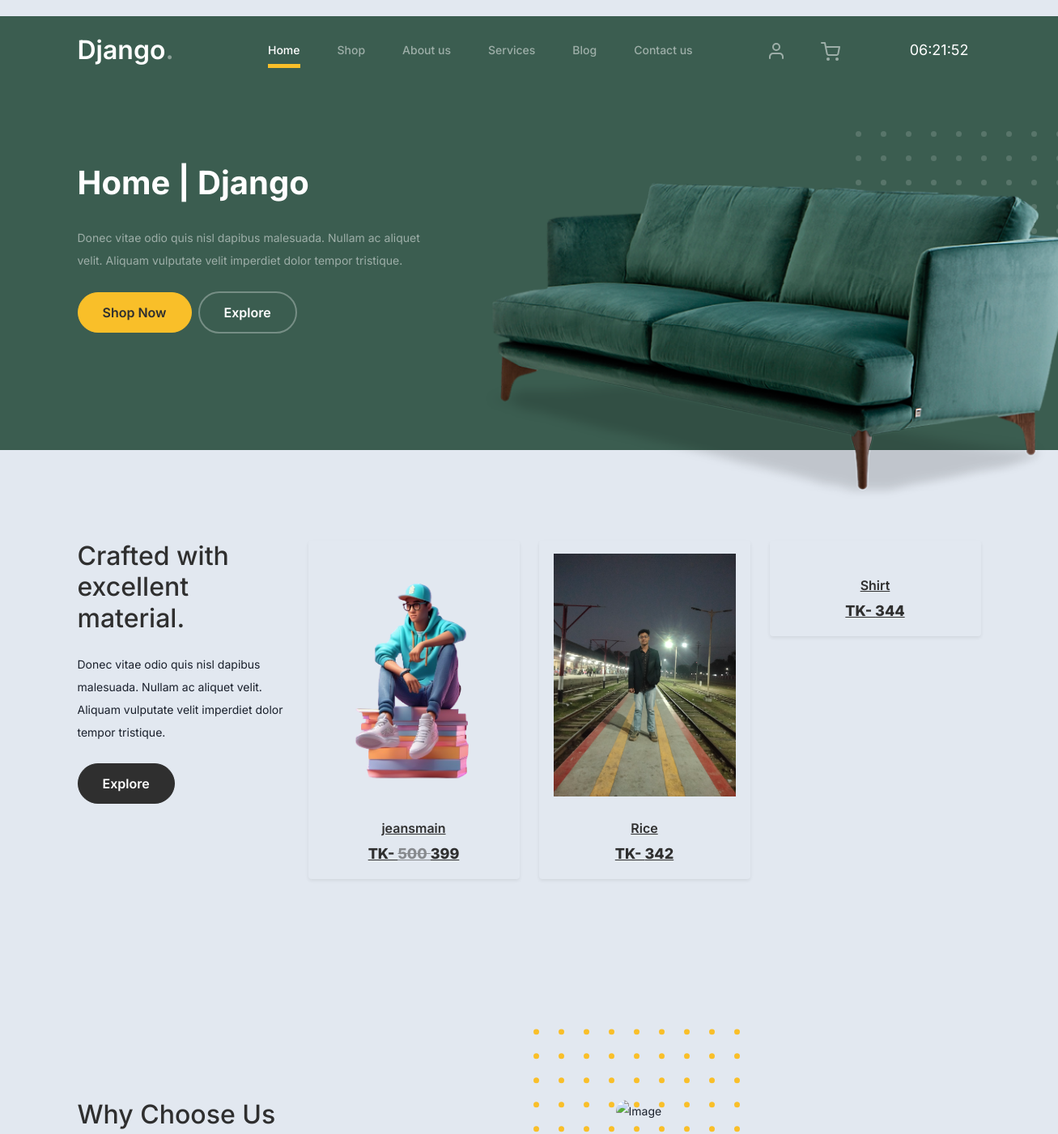
The app's page / (upper part), older data.
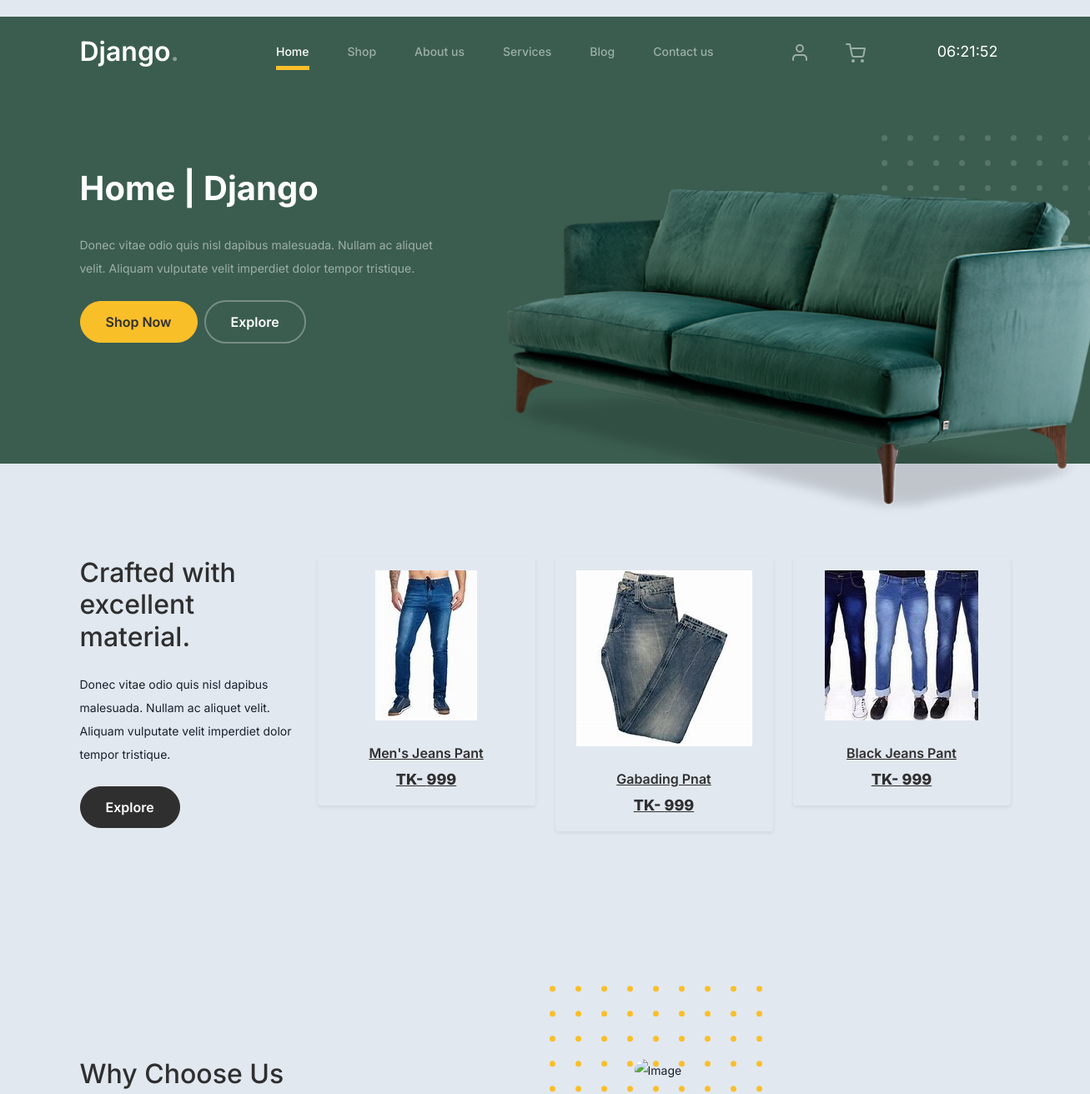
The same page, newer data.
### product/models.py (models this page shows, shortened)
class Products(BaseModel):
    product_name = models.CharField(max_length=100)
    product_category = models.ForeignKey(Category, on_delete=models.CASCADE, related_name='products')
    product_price = models.IntegerField()
    product_description = models.TextField()
    slug = models.SlugField(unique=True, null=True, blank=True)
    color_variant = models.ManyToManyField(ColorVariants, blank=True)
    size_variant = models.ManyToManyField(SizeVariants, blank=True)
    product_manual_discount = models.IntegerField(default=0, blank=True, null=True)
    discount_price = models.IntegerField(null=True, blank=True)

class ProductImage(BaseModel):
    product = models.ForeignKey(Products, on_delete=models.CASCADE, related_name='product_images')
    images = models.ImageField(upload_to='Products')

### home/views.py (the view)
# urls.py: path('', include('home.urls')),
def home(request):
    products = Products.objects.all().order_by('-create_at')[:3]  # Retrieve the last three products based on their creation timestamps
    page = 'Home | Django'
    context = {
        'page': page,
        'products': products
    }
    return render(request, 'home/home.html', context)

### templates/home/home.html (shortened to what this page needs)
{% extends "base/base.html" %}
{% load static %}
{% block start %}
<div class="product-section">
    <div class="container">
        <div class="row">
            <div class="col-md-12 col-lg-3 mb-5 mb-lg-0">
                <h2 class="mb-4 section-title">Crafted with excellent material.</h2>
                <p class="mb-4">Donec vitae odio quis nisl dapibus malesuada. Nullam ac aliquet velit. Aliquam vulputate velit imperdiet dolor tempor tristique. </p>
                <p><a href="#" class="btn">Explore</a></p>
            </div>
            {% for product in products %}
            <div class=" col-12 h-50 col-md-4 col-lg-3 mb-5 mb-md-0">
                <div class="shadow-sm p-3 mb-5 rounded product-item">
                    <div class="overflow-hidden">
                        <a href="{% url 'detail' product.slug %}">
                            <img style="max-height: 300px;" src="/media/{{ product.product_images.first.images }}" class="img-fluid product-thumbnail bg-removal" alt="{{ product.name }}">
                            <h3 class="product-title">{{ product.product_name }}</h3>
                            <strong class="fw-light">
                                TK-
                                {% if product.discount_price %}
                                   <del style="opacity: 50%;"> {{ product.product_price }} </del> {{ product.discount_price }}
                                {% else %}
                                    {{ product.product_price }}
                                {% endif %}
                            </strong>
                        </a>
                    </div>
                </div>
            </div>
            {% endfor %}
        </div>
    </div>
</div>
<div class="why-choose-section">
    <div class="container">
        <div class="row justify-content-between">
            <div class="col-lg-6">
                <h2 class="section-title">Why Choose Us</h2>
            </div>
            <div class="col-lg-5">
                <div class="img-wrap">
                    <img src="{% static 'images/why-choose-us-img.jpg' %}" alt="Image" class="img-fluid">
                </div>
            </div>
        </div>
    </div>
</div>
{% endblock %}

Row changes from the older to the newer data that the page shows:
removed Products: product_images.first.images (picture), product_name "jeansmain", product_price "500", discount_price "399"
removed Products: product_images.first.images (picture), product_name "Rice", product_price "342"
removed Products: product_name "Shirt", product_price "344"
added Products: product_images.first.images (picture), product_name "Men's Jeans Pant", product_price "999"
added Products: product_images.first.images (picture), product_name "Gabading Pnat", product_price "999"
added Products: product_images.first.images (picture), product_name "Black Jeans Pant", product_price "999"
